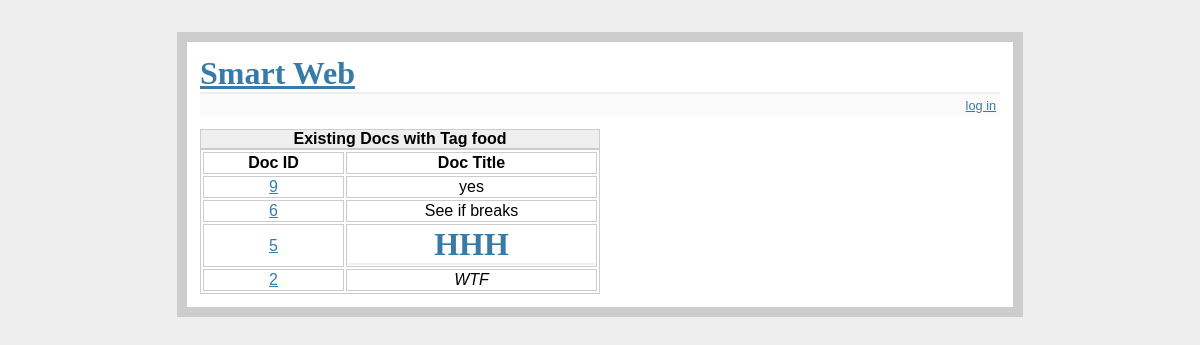
The app's page /tag/1, older data.
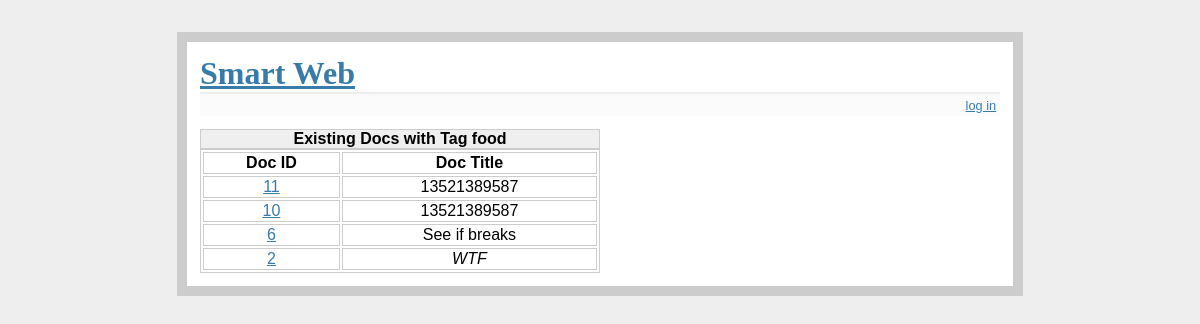
The same page, newer data.
### tables this page shows
CREATE TABLE tags (
	id integer primary key autoincrement,
	name text not null
);

CREATE TABLE docs (
	id integer primary key autoincrement,
	title text not null,
	content text not null,
	tag_id integer,
	upvote integer,
	downvote integer
);

### server.py (the view, shortened to what this page needs)
@app.route('/tag/<int:tagid>')
def tag(tagid):
    db=get_db()
    cur=db.execute("select id, name from tags where id=?", \
            [str(tagid)])
    tagname=cur.fetchone()[1]
    cur=db.execute("select * from (select id, title, content, \
        tag_id, upvote, downvote from docs where tag_id=?) \
        order by id desc", [str(tagid)])
    doclist=cur.fetchall()
    if 'json' != request.args.get('format'):
        return render_template('show_tag_docs.html', \
            doclist=doclist, tagname=tagname)

### server.py (called while the page is built)
def connect_db():
    rv=sqlite3.connect(app.config['DATABASE'])
    rv.row_factory=sqlite3.Row
    return rv

def get_db():
    if not hasattr(g, 'sqlite_db'):
        g.sqlite_db=connect_db()
    return g.sqlite_db

### templates/show_tag_docs.html
{% extends "layout.html" %}
{% block body %}
  <table>
    <caption>Existing Docs with Tag {{ tagname }}</caption>
    <thead>
      <tr>
        <th>Doc ID</th>
        <th>Doc Title</th>
      </tr>
    </thead>
    <tbody>
      {% for doc in doclist %}
        <tr>
          <td><a href="/doc/{{ doc.id }}">{{ doc.id }}</a></td>
          <td>{{ doc.title|safe }}</td>
          {% else %}
          <td>NA</td>
          <td>no docs with this tag in db</td>
        </tr>
      {% endfor %}
    </tbody>
  </table>
{% endblock %}

### templates/layout.html (shortened to what this page needs)
<!doctype html>
<link rel=stylesheet type=text/css href="{{ url_for('static', filename='css/style.css') }}">
<div class=page>
  <a href="/"><h1>Smart Web</h1></a>
  <div class=metanav>
  {% if not session.logged_in %}
    <a href="{{ url_for('login') }}">log in</a>
  {% else %}
    <a href="{{ url_for('logout') }}">log out</a>
  {% endif %}
  </div>
  {% block body %}{% endblock %}
</div>

### static/css/style.css (style rules this page uses)
a, h1, h2 { color: #377ba8; }
h1, h2 { font-family: 'Georgia', serif; margin: 0; }
h1 { border-bottom: 2px solid #eee; }
.page { background: white; border: 10px solid #ccc; margin: 2em auto; padding: 0.8em; width: 50em; }
.metanav { background: #fbfbfb; font-size: 0.8em; margin-bottom: 1em; padding: 0.3em; text-align: right; }
table { width: 50%; text-align: center; border: 1px solid #CCCCCC; }
caption { text-align: center; background-color: #EFEFEF; border: 1px solid #CCCCCC; font-weight: bold; }
th { border: 1px solid #CCCCCC; }
td { border: 1px solid #CCCCCC; }

Row changes from the older to the newer data that the page shows:
removed docs: id "9", title "yes"
removed docs: id "5", title "HHH"
added docs: id "11", title "13521389587"
added docs: id "10", title "13521389587"
